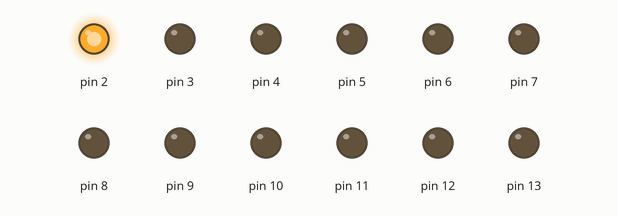
This sketch was run on a simulated Arduino Uno, built with avr-gcc and run on an emulated ATmega328P. On the bench: output pins drawn as LEDs (lit = HIGH).

Above: at 0.05 s.
At 0.85 s:
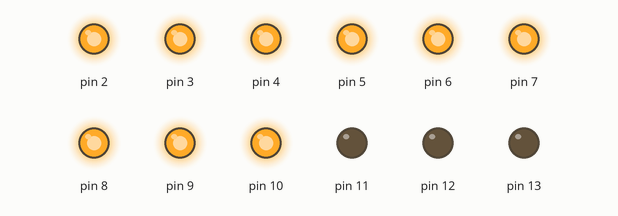
At 1.6 s:
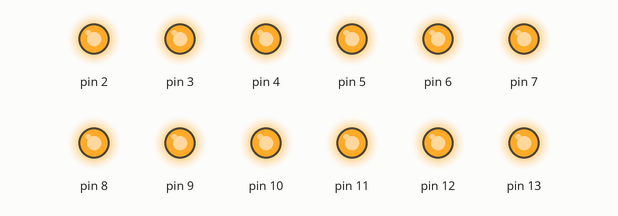
At 2.95 s:
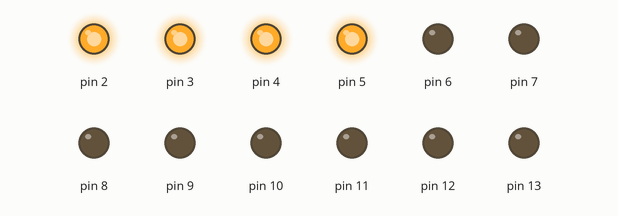
At 4.25 s:
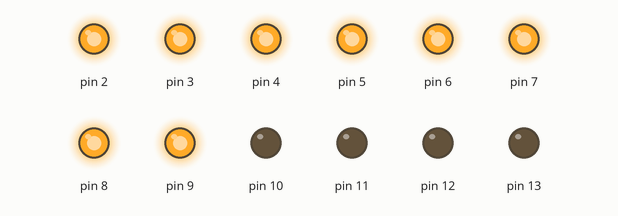
At 6.9 s:
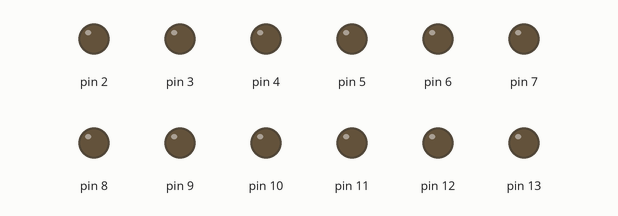
Timing chart, 0 to 8.1 s (numbered marks = the images above):
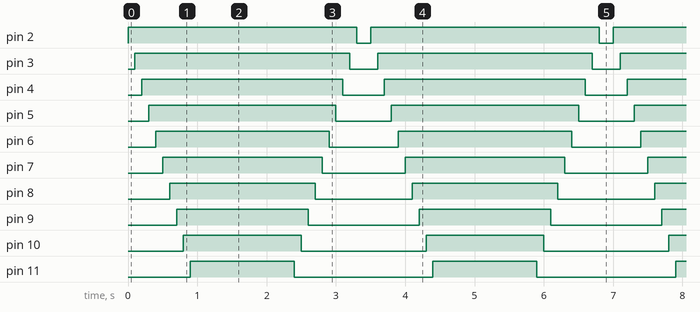

Measured:
- by itself, pin 2: alternates HIGH for 3.3 s and LOW for 0.20 s
- by itself, pin 3: alternates HIGH for 3.1 s and LOW for 0.40 s
- by itself, pin 4: alternates HIGH for 2.9 s and LOW for 0.60 s
- by itself, pin 5: alternates HIGH for 2.7 s and LOW for 0.80 s
- by itself, pin 6: alternates HIGH for 2.5 s and LOW for 1.0 s
- by itself, pin 7: alternates HIGH for 2.3 s and LOW for 1.2 s
- by itself, pin 8: alternates HIGH for 2.1 s and LOW for 1.4 s
- by itself, pin 9: alternates HIGH for 1.9 s and LOW for 1.6 s

The sketch:

sketch_mar14a.ino
```cpp
byte i;
byte LedMax = 13;
void setup() {
 for(i=2;i<=LedMax;i++){pinMode(i, OUTPUT);}
}

void loop() {
for(i=2;i<=LedMax;i++)
{
  digitalWrite(i, HIGH);
  delay(100);
  }
 delay(1000);
 for(i=LedMax;i>=2;i--)
 {
  digitalWrite(i, LOW);
  delay(100);
  }
delay(100);
}
```
